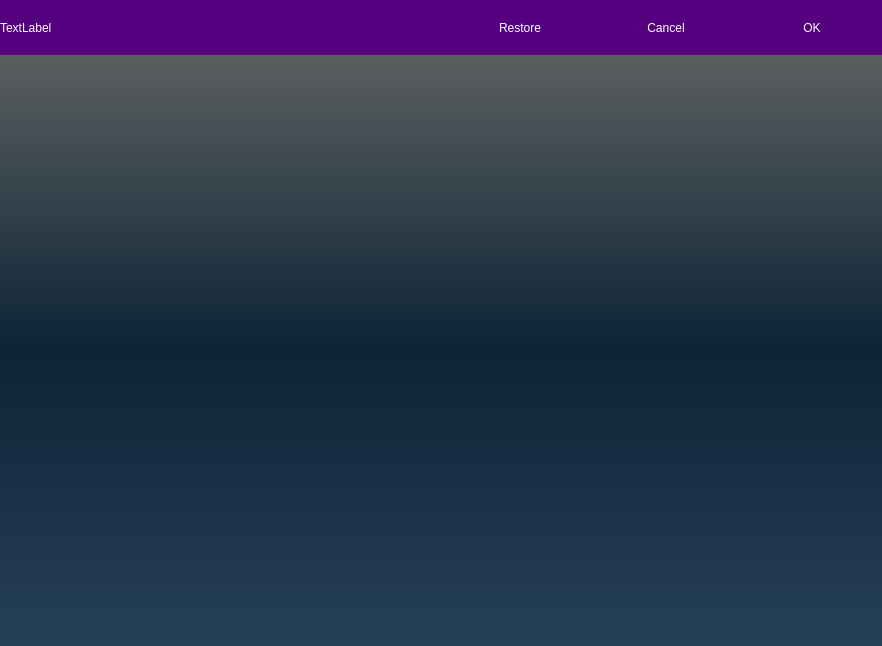
<?xml version="1.0" encoding="UTF-8"?>
<ui version="4.0">
 <class>KMSettingWidget</class>
 <widget class="QFrame" name="KMSettingWidget">
  <property name="geometry">
   <rect>
    <x>0</x>
    <y>0</y>
    <width>882</width>
    <height>646</height>
   </rect>
  </property>
  <property name="windowTitle">
   <string>Frame</string>
  </property>
  <property name="frameShape">
   <enum>QFrame::NoFrame</enum>
  </property>
  <property name="frameShadow">
   <enum>QFrame::Raised</enum>
  </property>
  <layout class="QVBoxLayout" name="verticalLayout" stretch="0,1">
   <property name="spacing">
    <number>0</number>
   </property>
   <property name="leftMargin">
    <number>0</number>
   </property>
   <property name="topMargin">
    <number>0</number>
   </property>
   <property name="rightMargin">
    <number>0</number>
   </property>
   <property name="bottomMargin">
    <number>0</number>
   </property>
   <item>
    <widget class="QFrame" name="frameHeader">
     <property name="minimumSize">
      <size>
       <width>0</width>
       <height>55</height>
      </size>
     </property>
     <property name="styleSheet">
      <string notr="true">QToolButton{
	color:white;
	font: 75 20pt &quot;微软雅黑&quot;;
}

QToolButton::disabled{
	color:darkgray;
}

QFrame#frameHeader {
	background-color: rgb(85, 0, 127);
}

QLabel{
	color:white;
	font: 75 20pt &quot;微软雅黑&quot;;
}</string>
     </property>
     <property name="frameShape">
      <enum>QFrame::NoFrame</enum>
     </property>
     <property name="frameShadow">
      <enum>QFrame::Raised</enum>
     </property>
     <layout class="QHBoxLayout" name="horizontalLayout_2" stretch="1,0,0,0">
      <property name="leftMargin">
       <number>0</number>
      </property>
      <property name="topMargin">
       <number>0</number>
      </property>
      <property name="rightMargin">
       <number>0</number>
      </property>
      <property name="bottomMargin">
       <number>0</number>
      </property>
      <item>
       <widget class="QLabel" name="labelTitle">
        <property name="text">
         <string>TextLabel</string>
        </property>
       </widget>
      </item>
      <item>
       <widget class="QToolButton" name="toolButtonRestore">
        <property name="sizePolicy">
         <sizepolicy hsizetype="Preferred" vsizetype="Preferred">
          <horstretch>0</horstretch>
          <verstretch>0</verstretch>
         </sizepolicy>
        </property>
        <property name="minimumSize">
         <size>
          <width>140</width>
          <height>0</height>
         </size>
        </property>
        <property name="text">
         <string>Restore</string>
        </property>
        <property name="autoRaise">
         <bool>true</bool>
        </property>
       </widget>
      </item>
      <item>
       <widget class="QToolButton" name="toolButtonCancel">
        <property name="sizePolicy">
         <sizepolicy hsizetype="Preferred" vsizetype="Preferred">
          <horstretch>0</horstretch>
          <verstretch>0</verstretch>
         </sizepolicy>
        </property>
        <property name="minimumSize">
         <size>
          <width>140</width>
          <height>0</height>
         </size>
        </property>
        <property name="text">
         <string>Cancel</string>
        </property>
        <property name="autoRaise">
         <bool>true</bool>
        </property>
       </widget>
      </item>
      <item>
       <widget class="QToolButton" name="toolButtonOK">
        <property name="sizePolicy">
         <sizepolicy hsizetype="Preferred" vsizetype="Preferred">
          <horstretch>0</horstretch>
          <verstretch>0</verstretch>
         </sizepolicy>
        </property>
        <property name="minimumSize">
         <size>
          <width>140</width>
          <height>0</height>
         </size>
        </property>
        <property name="text">
         <string>OK</string>
        </property>
        <property name="autoRaise">
         <bool>true</bool>
        </property>
       </widget>
      </item>
     </layout>
    </widget>
   </item>
   <item>
    <layout class="QHBoxLayout" name="horizontalLayout" stretch="1,0">
     <item>
      <widget class="QFrame" name="frameParameter">
       <property name="styleSheet">
        <string notr="true">QFrame#frameParameter{
	background-color: qlineargradient( x1: 0, y1: 0, x2: 0, y2: 1, stop: 0 #5B5F5F, stop: 0.5 #0C2436, stop: 1.0 #27405A );
}</string>
       </property>
       <property name="frameShape">
        <enum>QFrame::NoFrame</enum>
       </property>
       <property name="frameShadow">
        <enum>QFrame::Raised</enum>
       </property>
      </widget>
     </item>
     <item>
      <widget class="QFrame" name="frameKeyboard">
       <property name="frameShape">
        <enum>QFrame::NoFrame</enum>
       </property>
       <property name="frameShadow">
        <enum>QFrame::Raised</enum>
       </property>
      </widget>
     </item>
    </layout>
   </item>
  </layout>
 </widget>
 <resources/>
 <connections/>
</ui>
